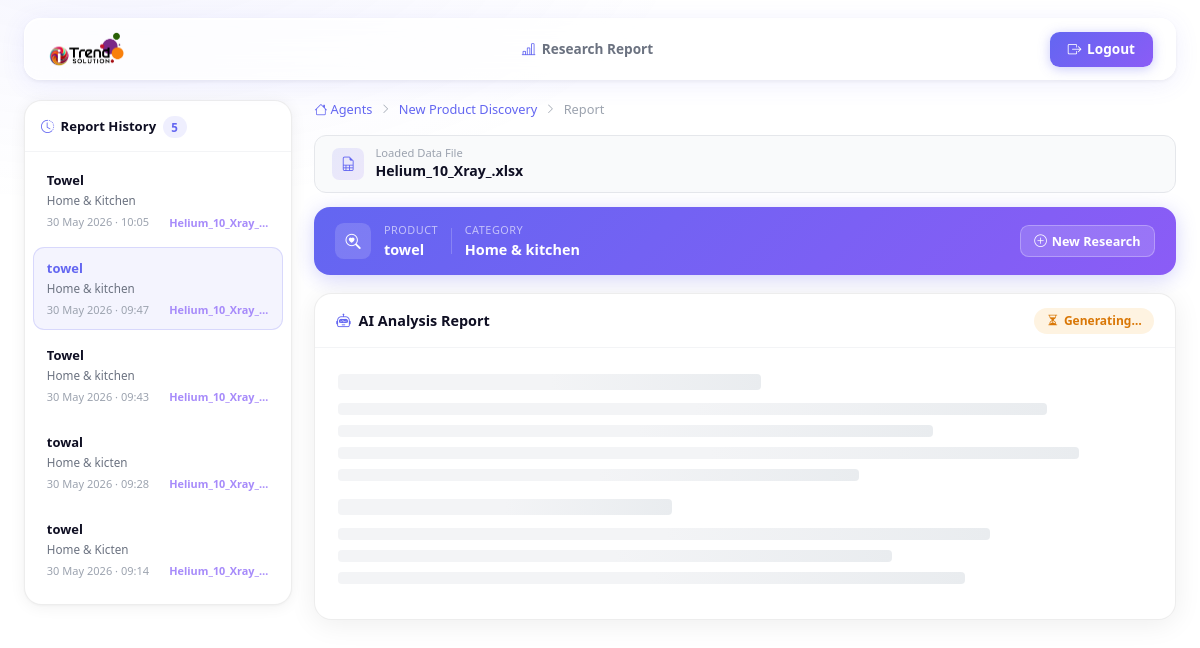
The app's page /report/4/ with its own data.
### iTrendAI/models.py (models this page shows, shortened)
class ResearchReport(models.Model):
    product_name = models.CharField(max_length=255)
    category     = models.CharField(max_length=255)
    file_name    = models.CharField(max_length=255, default='—')
    ai_output    = models.TextField()
    created_at   = models.DateTimeField(auto_now_add=True)
    class Meta:
        ordering = ['-created_at']

### iTrendAI/views.py (the view)
# urls.py: path('report/<int:pk>/',             views.view_report,               name='view_report'),
def view_report(request, pk):
    report  = get_object_or_404(ResearchReport, pk=pk)
    history = ResearchReport.objects.all()
    context = {
        'product_name': report.product_name,
        'category':     report.category,
        'file_name':    report.file_name,
        'ai_output':    report.ai_output,
        'history':      history,
        'current_id':   report.pk,
    }
    return render(request, 'newproductresearchreport.html', context)

### iTrendAI/templates/newproductresearchreport.html (shortened to what this page needs)
{% load static %}
<!DOCTYPE html>
<html lang="en">
<head>
  <link href="https://cdn.jsdelivr.net/npm/bootstrap@5.3.8/dist/css/bootstrap.min.css" rel="stylesheet">
  <link href="https://cdn.jsdelivr.net/npm/bootstrap-icons@1.11.3/font/bootstrap-icons.min.css" rel="stylesheet">
</head>
<body>
  <nav class="glass-nav">
    <a href="{% url 'iTrendAI:agents' %}" class="nav-brand">
      <img src="{% static 'image/iTrend Logo.png' %}" alt="iTrend Logo">
    </a>
    <span class="nav-center"><i class="bi bi-bar-chart-line"></i> Research Report</span>
    <a href="#" class="btn-gradient"><i class="bi bi-box-arrow-right"></i> Logout</a>
  </nav>
  <div class="page-wrapper">
    <div class="layout">
      <aside class="sidebar" id="sidebar">
        <div class="sidebar-header">
          <span class="sidebar-title">
            <i class="bi bi-clock-history"></i> Report History
            <span class="sidebar-count">{{ history.count }}</span>
          </span>
        </div>
        <div class="sidebar-list">
          {% if history %}
            {% for report in history %}
            <a href="{% url 'iTrendAI:view_report' report.pk %}"
               class="history-item {% if report.pk == current_id %}active{% endif %}">
              <div class="hi-name">{{ report.product_name }}</div>
              <div class="hi-cat">{{ report.category }}</div>
              <div class="hi-meta">
                <span class="hi-date">{{ report.created_at|date:"d M Y · H:i" }}</span>
                <span class="hi-file" title="{{ report.file_name }}">{{ report.file_name }}</span>
              </div>
            </a>
            {% endfor %}
          {% else %}
            <div class="history-empty-sb">
              <i class="bi bi-inbox"></i>
              <p>No reports saved yet.</p>
            </div>
          {% endif %}
        </div>
      </aside>
      <main class="main-content">
        <div class="breadcrumb-row">
          <a href="{% url 'iTrendAI:agents' %}"><i class="bi bi-house"></i> Agents</a>
          <i class="bi bi-chevron-right"></i>
          <a href="{% url 'iTrendAI:newproductresearch' %}">New Product Discovery</a>
          <i class="bi bi-chevron-right"></i>
          <span>Report</span>
        </div>
        <div class="file-banner">
          <div class="file-banner-icon"><i class="bi bi-file-earmark-spreadsheet"></i></div>
          <div>
            <div class="file-banner-label">Loaded Data File</div>
            <div class="file-banner-name">{{ file_name|default:"—" }}</div>
          </div>
        </div>
        <div class="meta-bar">
          <div class="meta-icon"><i class="bi bi-search-heart"></i></div>
          <div class="meta-field">
            <span class="meta-label">Product</span>
            <span class="meta-value">{{ product_name|default:"—" }}</span>
          </div>
          <div class="meta-field">
            <span class="meta-label">Category</span>
            <span class="meta-value">{{ category|default:"—" }}</span>
          </div>
          <div class="meta-actions">
            <a href="{% url 'iTrendAI:newproductresearch' %}" class="btn-light-ghost">
              <i class="bi bi-plus-circle"></i> New Research
            </a>
          </div>
        </div>
        <div class="report-card">
          <div class="report-card-header">
            <div class="report-header-left"><i class="bi bi-robot"></i> AI Analysis Report</div>
            <div class="d-flex align-items-center gap-2">
              <span id="statusBadge" class="status-badge generating">
                <i class="bi bi-hourglass-split"></i> Generating…
              </span>
            </div>
          </div>
          <div class="skeleton-wrap" id="skeleton">
            <div class="skeleton-line thick" style="width:52%"></div>
            <div class="skeleton-line" style="width:87%"></div>
            <div class="skeleton-line" style="width:73%"></div>
            <div class="skeleton-line" style="width:91%"></div>
            <div class="skeleton-line" style="width:64%"></div>
            <div class="skeleton-line thick" style="width:41%; margin-top:1.1rem;"></div>
            <div class="skeleton-line" style="width:80%"></div>
            <div class="skeleton-line" style="width:68%"></div>
            <div class="skeleton-line" style="width:77%"></div>
          </div>
        </div>
      </main>
    </div>
  </div>
</body>
</html>

### records on screen
ResearchReport: product_name "Towel", category "Home & Kitchen", created_at "30 May 2026 · 10:05", file_name "Helium_10_Xray_…"
ResearchReport: product_name "towel", category "Home & kitchen", created_at "30 May 2026 · 09:47", file_name "Helium_10_Xray_…", file_name "Helium_10_Xray_.xlsx"
ResearchReport: product_name "Towel", category "Home & kitchen", created_at "30 May 2026 · 09:43", file_name "Helium_10_Xray_…"
ResearchReport: product_name "towal", category "Home & kicten", created_at "30 May 2026 · 09:28", file_name "Helium_10_Xray_…"
ResearchReport: product_name "towel", category "Home & Kicten", created_at "30 May 2026 · 09:14", file_name "Helium_10_Xray_…"

### other values on screen
{{ history.count }} "5"
